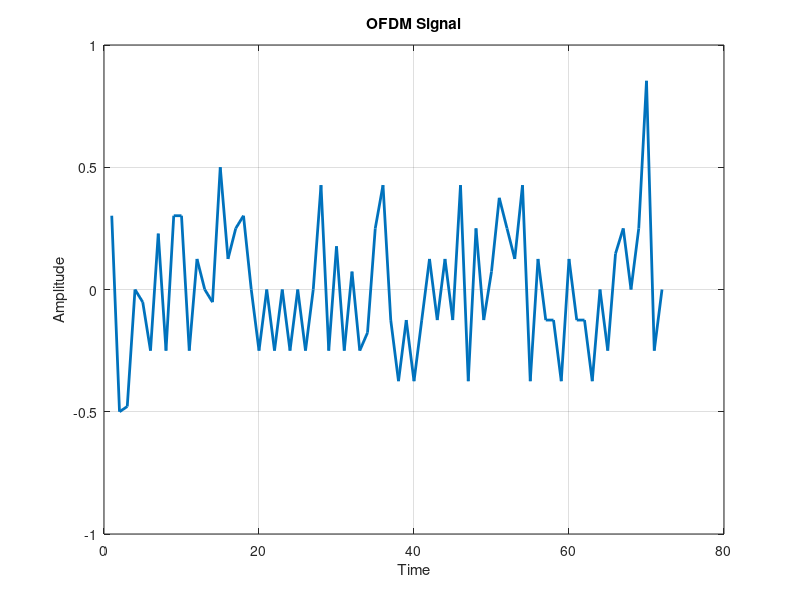

Write MATLAB code to recreate this figure.
clear all
clc
close  
M = 4;    % QPSK signal constellation
no_of_data_points = 64;        
block_size = 8;                 
cp_len = ceil(0.1*block_size);  
no_of_ifft_points = block_size;          
no_of_fft_points = block_size;
data_source = randsrc(1, no_of_data_points, 0:M-1);
qpsk_modulated_data = pskmod(data_source, M);
num_cols=length(qpsk_modulated_data)/block_size;
data_matrix = reshape(qpsk_modulated_data, block_size, num_cols);
cp_start = block_size-cp_len;
cp_end = block_size;
for i=1:num_cols,
    ifft_data_matrix(:,i) = ifft((data_matrix(:,i)),no_of_ifft_points);
    for j=1:cp_len,
       actual_cp(j,i) = ifft_data_matrix(j+cp_start,i);
    end
    ifft_data(:,i) = vertcat(actual_cp(:,i),ifft_data_matrix(:,i));
end
[rows_ifft_data cols_ifft_data]=size(ifft_data);
len_ofdm_data = rows_ifft_data*cols_ifft_data;
ofdm_signal = reshape(ifft_data, 1, len_ofdm_data);
plot(real(ofdm_signal),'linewidth',2); xlabel('Time'); ylabel('Amplitude');
title('OFDM Signal');grid on;

